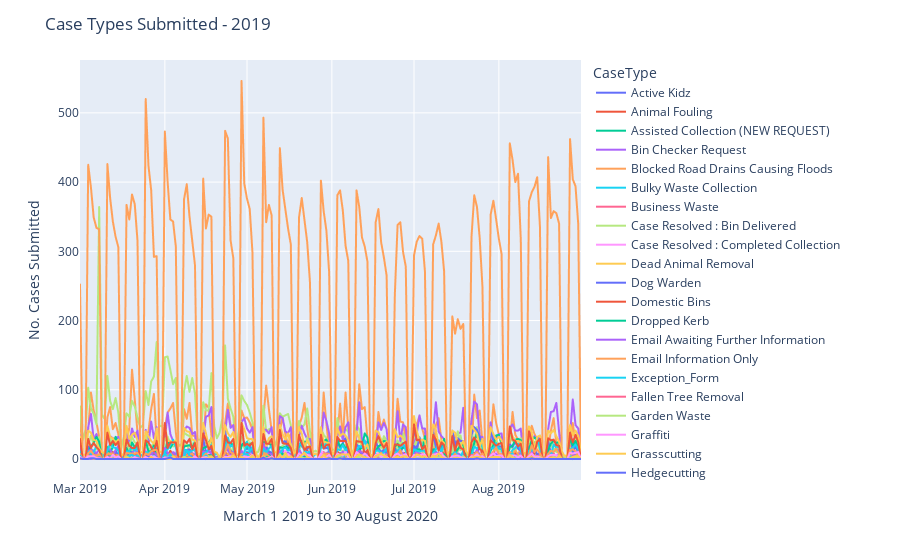

Notebook source saved alongside this figure:
### Markdown cell above
In comparison, the below chart shows the 2019 case types reported by day from 1st March 2019 to 30 August 2020.

### Code cell
fig4 = px.line(cases_b, x='CREATED_DT', y='CountCase', color='CaseType')
fig4.update_layout(title='Case Types Submitted - 2019',
                   xaxis_title='March 1 2019 to 30 August 2020',
                   yaxis_title='No. Cases Submitted')
fig4.show()

### Figure 1 — Plotly figure (JSON) as saved in the notebook; plotly's stock layout.template omitted (floating-point values rounded to 4 significant figures; data arrays with more than 128 entries replaced by an {"elided": "..."} marker saying what was removed)
{"data": [{"hovertemplate": "CaseType=Active Kidz <br>CREATED_DT=%{x}<br>CountCase=%{y}<extra></extra>", "legendgroup": "Active Kidz ", "line": {"color": "#636efa", "dash": "solid"}, "mode": "lines", "name": "Active Kidz ", "showlegend": true, "type": "scattergl", "x": {"elided": "184 str values"}, "xaxis": "x", "y": {"elided": "184 int values"}, "yaxis": "y"}, {"hovertemplate": "CaseType=Animal Fouling <br>CREATED_DT=%{x}<br>CountCase=%{y}<extra></extra>", "legendgroup": "Animal Fouling ", "line": {"color": "#EF553B", "dash": "solid"}, "mode": "lines", "name": "Animal Fouling ", "showlegend": true, "type": "scattergl", "x": {"elided": "184 str values"}, "xaxis": "x", "y": {"elided": "184 int values"}, "yaxis": "y"}, {"hovertemplate": "CaseType=Assisted Collection (NEW REQUEST)<br>CREATED_DT=%{x}<br>CountCase=%{y}<extra></extra>", "legendgroup": "Assisted Collection (NEW REQUEST)", "line": {"color": "#00cc96", "dash": "solid"}, "mode": "lines", "name": "Assisted Collection (NEW REQUEST)", "showlegend": true, "type": "scattergl", "x": {"elided": "184 str values"}, "xaxis": "x", "y": {"elided": "184 int values"}, "yaxis": "y"}, {"hovertemplate": "CaseType=Bin Checker Request<br>CREATED_DT=%{x}<br>CountCase=%{y}<extra></extra>", "legendgroup": "Bin Checker Request", "line": {"color": "#ab63fa", "dash": "solid"}, "mode": "lines", "name": "Bin Checker Request", "showlegend": true, "type": "scattergl", "x": {"elided": "184 str values"}, "xaxis": "x", "y": {"elided": "184 int values"}, "yaxis": "y"}, {"hovertemplate": "CaseType=Blocked Road Drains Causing Floods<br>CREATED_DT=%{x}<br>CountCase=%{y}<extra></extra>", "legendgroup": "Blocked Road Drains Causing Floods", "line": {"color": "#FFA15A", "dash": "solid"}, "mode": "lines", "name": "Blocked Road Drains Causing Floods", "showlegend": true, "type": "scattergl", "x": {"elided": "184 str values"}, "xaxis": "x", "y": {"elided": "184 int values"}, "yaxis": "y"}, {"hovertemplate": "CaseType=Bulky Waste Collection<br>CREATED_DT=%{x}<br>CountCase=%{y}<extra></extra>", "legendgroup": "Bulky Waste Collection", "line": {"color": "#19d3f3", "dash": "solid"}, "mode": "lines", "name": "Bulky Waste Collection", "showlegend": true, "type": "scattergl", "x": {"elided": "184 str values"}, "xaxis": "x", "y": {"elided": "184 int values"}, "yaxis": "y"}, {"hovertemplate": "CaseType=Business Waste <br>CREATED_DT=%{x}<br>CountCase=%{y}<extra></extra>", "legendgroup": "Business Waste ", "line": {"color": "#FF6692", "dash": "solid"}, "mode": "lines", "name": "Business Waste ", "showlegend": true, "type": "scattergl", "x": {"elided": "184 str values"}, "xaxis": "x", "y": {"elided": "184 int values"}, "yaxis": "y"}, {"hovertemplate": "CaseType=Case Resolved : Bin Delivered<br>CREATED_DT=%{x}<br>CountCase=%{y}<extra></extra>", "legendgroup": "Case Resolved : Bin Delivered", "line": {"color": "#B6E880", "dash": "solid"}, "mode": "lines", "name": "Case Resolved : Bin Delivered", "showlegend": true, "type": "scattergl", "x": {"elided": "184 str values"}, "xaxis": "x", "y": {"elided": "184 int values"}, "yaxis": "y"}, {"hovertemplate": "CaseType=Case Resolved : Completed Collection <br>CREATED_DT=%{x}<br>CountCase=%{y}<extra></extra>", "legendgroup": "Case Resolved : Completed Collection ", "line": {"color": "#FF97FF", "dash": "solid"}, "mode": "lines", "name": "Case Resolved : Completed Collection ", "showlegend": true, "type": "scattergl", "x": {"elided": "184 str values"}, "xaxis": "x", "y": {"elided": "184 int values"}, "yaxis": "y"}, {"hovertemplate": "CaseType=Dead Animal Removal <br>CREATED_DT=%{x}<br>CountCase=%{y}<extra></extra>", "legendgroup": "Dead Animal Removal ", "line": {"color": "#FECB52", "dash": "solid"}, "mode": "lines", "name": "Dead Animal Removal ", "showlegend": true, "type": "scattergl", "x": {"elided": "184 str values"}, "xaxis": "x", "y": {"elided": "184 int values"}, "yaxis": "y"}, {"hovertemplate": "CaseType=Dog Warden <br>CREATED_DT=%{x}<br>CountCase=%{y}<extra></extra>", "legendgroup": "Dog Warden ", "line": {"color": "#636efa", "dash": "solid"}, "mode": "lines", "name": "Dog Warden ", "showlegend": true, "type": "scattergl", "x": {"elided": "184 str values"}, "xaxis": "x", "y": {"elided": "184 int values"}, "yaxis": "y"}, {"hovertemplate": "CaseType=Domestic Bins <br>CREATED_DT=%{x}<br>CountCase=%{y}<extra></extra>", "legendgroup": "Domestic Bins ", "line": {"color": "#EF553B", "dash": "solid"}, "mode": "lines", "name": "Domestic Bins ", "showlegend": true, "type": "scattergl", "x": {"elided": "184 str values"}, "xaxis": "x", "y": {"elided": "184 int values"}, "yaxis": "y"}, {"hovertemplate": "CaseType=Dropped Kerb <br>CREATED_DT=%{x}<br>CountCase=%{y}<extra></extra>", "legendgroup": "Dropped Kerb ", "line": {"color": "#00cc96", "dash": "solid"}, "mode": "lines", "name": "Dropped Kerb ", "showlegend": true, "type": "scattergl", "x": {"elided": "184 str values"}, "xaxis": "x", "y": {"elided": "184 int values"}, "yaxis": "y"}, {"hovertemplate": "CaseType=Email Awaiting Further Information<br>CREATED_DT=%{x}<br>CountCase=%{y}<extra></extra>", "legendgroup": "Email Awaiting Further Information", "line": {"color": "#ab63fa", "dash": "solid"}, "mode": "lines", "name": "Email Awaiting Further Information", "showlegend": true, "type": "scattergl", "x": {"elided": "184 str values"}, "xaxis": "x", "y": {"elided": "184 int values"}, "yaxis": "y"}, {"hovertemplate": "CaseType=Email Information Only<br>CREATED_DT=%{x}<br>CountCase=%{y}<extra></extra>", "legendgroup": "Email Information Only", "line": {"color": "#FFA15A", "dash": "solid"}, "mode": "lines", "name": "Email Information Only", "showlegend": true, "type": "scattergl", "x": {"elided": "184 str values"}, "xaxis": "x", "y": {"elided": "184 int values"}, "yaxis": "y"}, {"hovertemplate": "CaseType=Exception_Form<br>CREATED_DT=%{x}<br>CountCase=%{y}<extra></extra>", "legendgroup": "Exception_Form", "line": {"color": "#19d3f3", "dash": "solid"}, "mode": "lines", "name": "Exception_Form", "showlegend": true, "type": "scattergl", "x": {"elided": "184 str values"}, "xaxis": "x", "y": {"elided": "184 int values"}, "yaxis": "y"}, {"hovertemplate": "CaseType=Fallen Tree Removal<br>CREATED_DT=%{x}<br>CountCase=%{y}<extra></extra>", "legendgroup": "Fallen Tree Removal", "line": {"color": "#FF6692", "dash": "solid"}, "mode": "lines", "name": "Fallen Tree Removal", "showlegend": true, "type": "scattergl", "x": {"elided": "184 str values"}, "xaxis": "x", "y": {"elided": "184 int values"}, "yaxis": "y"}, {"hovertemplate": "CaseType=Garden Waste <br>CREATED_DT=%{x}<br>CountCase=%{y}<extra></extra>", "legendgroup": "Garden Waste ", "line": {"color": "#B6E880", "dash": "solid"}, "mode": "lines", "name": "Garden Waste ", "showlegend": true, "type": "scattergl", "x": {"elided": "184 str values"}, "xaxis": "x", "y": {"elided": "184 int values"}, "yaxis": "y"}, {"hovertemplate": "CaseType=Graffiti <br>CREATED_DT=%{x}<br>CountCase=%{y}<extra></extra>", "legendgroup": "Graffiti ", "line": {"color": "#FF97FF", "dash": "solid"}, "mode": "lines", "name": "Graffiti ", "showlegend": true, "type": "scattergl", "x": {"elided": "184 str values"}, "xaxis": "x", "y": {"elided": "184 int values"}, "yaxis": "y"}, {"hovertemplate": "CaseType=Grasscutting <br>CREATED_DT=%{x}<br>CountCase=%{y}<extra></extra>", "legendgroup": "Grasscutting ", "line": {"color": "#FECB52", "dash": "solid"}, "mode": "lines", "name": "Grasscutting ", "showlegend": true, "type": "scattergl", "x": {"elided": "184 str values"}, "xaxis": "x", "y": {"elided": "184 int values"}, "yaxis": "y"}, {"hovertemplate": "CaseType=Hedgecutting<br>CREATED_DT=%{x}<br>CountCase=%{y}<extra></extra>", "legendgroup": "Hedgecutting", "line": {"color": "#636efa", "dash": "solid"}, "mode": "lines", "name": "Hedgecutting", "showlegend": true, "type": "scattergl", "x": {"elided": "184 str values"}, "xaxis": "x", "y": {"elided": "184 int values"}, "yaxis": "y"}, {"hovertemplate": "CaseType=Homecare <br>CREATED_DT=%{x}<br>CountCase=%{y}<extra></extra>", "legendgroup": "Homecare ", "line": {"color": "#EF553B", "dash": "solid"}, "mode": "lines", "name": "Homecare ", "showlegend": true, "type": "scattergl", "x": {"elided": "184 str values"}, "xaxis": "x", "y": {"elided": "184 int values"}, "yaxis": "y"}, {"hovertemplate": "CaseType=Household Bins <br>CREATED_DT=%{x}<br>CountCase=%{y}<extra></extra>", "legendgroup": "Household Bins ", "line": {"color": "#00cc96", "dash": "solid"}, "mode": "lines", "name": "Household Bins ", "showlegend": true, "type": "scattergl", "x": {"elided": "184 str values"}, "xaxis": "x", "y": {"elided": "184 int values"}, "yaxis": "y"}, {"hovertemplate": "CaseType=Household Waste Permit <br>CREATED_DT=%{x}<br>CountCase=%{y}<extra></extra>", "legendgroup": "Household Waste Permit ", "line": {"color": "#ab63fa", "dash": "solid"}, "mode": "lines", "name": "Household Waste Permit ", "showlegend": true, "type": "scattergl", "x": {"elided": "184 str values"}, "xaxis": "x", "y": {"elided": "184 int values"}, "yaxis": "y"}, {"hovertemplate": "CaseType=Information Only<br>CREATED_DT=%{x}<br>CountCase=%{y}<extra></extra>", "legendgroup": "Information Only", "line": {"color": "#FFA15A", "dash": "solid"}, "mode": "lines", "name": "Information Only", "showlegend": true, "type": "scattergl", "x": {"elided": "184 str values"}, "xaxis": "x", "y": {"elided": "184 int values"}, "yaxis": "y"}, {"hovertemplate": "CaseType=Litter <br>CREATED_DT=%{x}<br>CountCase=%{y}<extra></extra>", "legendgroup": "Litter ", "line": {"color": "#19d3f3", "dash": "solid"}, "mode": "lines", "name": "Litter ", "showlegend": true, "type": "scattergl", "x": {"elided": "184 str values"}, "xaxis": "x", "y": {"elided": "184 int values"}, "yaxis": "y"}, {"hovertemplate": "CaseType=Litter Bin <br>CREATED_DT=%{x}<br>CountCase=%{y}<extra></extra>", "legendgroup": "Litter Bin ", "line": {"color": "#FF6692", "dash": "solid"}, "mode": "lines", "name": "Litter Bin ", "showlegend": true, "type": "scattergl", "x": {"elided": "184 str values"}, "xaxis": "x", "y": {"elided": "184 int values"}, "yaxis": "y"}, {"hovertemplate": "CaseType=Out Of Borough Search<br>CREATED_DT=%{x}<br>CountCase=%{y}<extra></extra>", "legendgroup": "Out Of Borough Search", "line": {"color": "#B6E880", "dash": "solid"}, "mode": "lines", "name": "Out Of Borough Search", "showlegend": true, "type": "scattergl", "x": {"elided": "184 str values"}, "xaxis": "x", "y": {"elided": "184 int values"}, "yaxis": "y"}, {"hovertemplate": "CaseType=PCN <br>CREATED_DT=%{x}<br>CountCase=%{y}<extra></extra>", "legendgroup": "PCN ", "line": {"color": "#FF97FF", "dash": "solid"}, "mode": "lines", "name": "PCN ", "showlegend": true, "type": "scattergl", "x": {"elided": "184 str values"}, "xaxis": "x", "y": {"elided": "184 int values"}, "yaxis": "y"}, {"hovertemplate": "CaseType=Paving Stone Checks<br>CREATED_DT=%{x}<br>CountCase=%{y}<extra></extra>", "legendgroup": "Paving Stone Checks", "line": {"color": "#FECB52", "dash": "solid"}, "mode": "lines", "name": "Paving Stone Checks", "showlegend": true, "type": "scattergl", "x": {"elided": "184 str values"}, "xaxis": "x", "y": {"elided": "184 int values"}, "yaxis": "y"}, {"hovertemplate": "CaseType=Pest Control <br>CREATED_DT=%{x}<br>CountCase=%{y}<extra></extra>", "legendgroup": "Pest Control ", "line": {"color": "#636efa", "dash": "solid"}, "mode": "lines", "name": "Pest Control ", "showlegend": true, "type": "scattergl", "x": {"elided": "184 str values"}, "xaxis": "x", "y": {"elided": "184 int values"}, "yaxis": "y"}, {"hovertemplate": "CaseType=Potholes <br>CREATED_DT=%{x}<br>CountCase=%{y}<extra></extra>", "legendgroup": "Potholes ", "line": {"color": "#EF553B", "dash": "solid"}, "mode": "lines", "name": "Potholes ", "showlegend": true, "type": "scattergl", "x": {"elided": "184 str values"}, "xaxis": "x", "y": {"elided": "184 int values"}, "yaxis": "y"}, {"hovertemplate": "CaseType=Recycled Waste <br>CREATED_DT=%{x}<br>CountCase=%{y}<extra></extra>", "legendgroup": "Recycled Waste ", "line": {"color": "#00cc96", "dash": "solid"}, "mode": "lines", "name": "Recycled Waste ", "showlegend": true, "type": "scattergl", "x": {"elided": "184 str values"}, "xaxis": "x", "y": {"elided": "184 int values"}, "yaxis": "y"}, {"hovertemplate": "CaseType=Registrars <br>CREATED_DT=%{x}<br>CountCase=%{y}<extra></extra>", "legendgroup": "Registrars ", "line": {"color": "#ab63fa", "dash": "solid"}, "mode": "lines", "name": "Registrars ", "showlegend": true, "type": "scattergl", "x": {"elided": "184 str values"}, "xaxis": "x", "y": {"elided": "184 int values"}, "yaxis": "y"}, {"hovertemplate": "CaseType=Registrars Copy Birth Cert, post <br>CREATED_DT=%{x}<br>CountCase=%{y}<extra></extra>", "legendgroup": "Registrars Copy Birth Cert, post ", "line": {"color": "#FFA15A", "dash": "solid"}, "mode": "lines", "name": "Registrars Copy Birth Cert, post ", "showlegend": true, "type": "scattergl", "x": {"elided": "184 str values"}, "xaxis": "x", "y": {"elided": "184 int values"}, "yaxis": "y"}, {"hovertemplate": "CaseType=Residual Waste <br>CREATED_DT=%{x}<br>CountCase=%{y}<extra></extra>", "legendgroup": "Residual Waste ", "line": {"color": "#19d3f3", "dash": "solid"}, "mode": "lines", "name": "Residual Waste ", "showlegend": true, "type": "scattergl", "x": {"elided": "184 str values"}, "xaxis": "x", "y": {"elided": "184 int values"}, "yaxis": "y"}, {"hovertemplate": "CaseType=Road/Footpath <br>CREATED_DT=%{x}<br>CountCase=%{y}<extra></extra>", "legendgroup": "Road/Footpath ", "line": {"color": "#FF6692", "dash": "solid"}, "mode": "lines", "name": "Road/Footpath ", "showlegend": true, "type": "scattergl", "x": {"elided": "184 str values"}, "xaxis": "x", "y": {"elided": "184 int values"}, "yaxis": "y"}, {"hovertemplate": "CaseType=Self Service Litter Removal<br>CREATED_DT=%{x}<br>CountCase=%{y}<extra></extra>", "legendgroup": "Self Service Litter Removal", "line": {"color": "#B6E880", "dash": "solid"}, "mode": "lines", "name": "Self Service Litter Removal", "showlegend": true, "type": "scattergl", "x": {"elided": "184 str values"}, "xaxis": "x", "y": {"elided": "184 int values"}, "yaxis": "y"}, {"hovertemplate": "CaseType=Self Service Street Sweeping<br>CREATED_DT=%{x}<br>CountCase=%{y}<extra></extra>", "legendgroup": "Self Service Street Sweeping", "line": {"color": "#FF97FF", "dash": "solid"}, "mode": "lines", "name": "Self Service Street Sweeping", "showlegend": true, "type": "scattergl", "x": {"elided": "184 str values"}, "xaxis": "x", "y": {"elided": "184 int values"}, "yaxis": "y"}, {"hovertemplate": "CaseType=Special Collection (Awaiting Collection)<br>CREATED_DT=%{x}<br>CountCase=%{y}<extra></extra>", "legendgroup": "Special Collection (Awaiting Collection)", "line": {"color": "#FECB52", "dash": "solid"}, "mode": "lines", "name": "Special Collection (Awaiting Collection)", "showlegend": true, "type": "scattergl", "x": {"elided": "184 str values"}, "xaxis": "x", "y": {"elided": "184 int values"}, "yaxis": "y"}, {"hovertemplate": "CaseType=Special Collection (Rejected Quote)<br>CREATED_DT=%{x}<br>CountCase=%{y}<extra></extra>", "legendgroup": "Special Collection (Rejected Quote)", "line": {"color": "#636efa", "dash": "solid"}, "mode": "lines", "name": "Special Collection (Rejected Quote)", "showlegend": true, "type": "scattergl", "x": {"elided": "184 str values"}, "xaxis": "x", "y": {"elided": "184 int values"}, "yaxis": "y"}, {"hovertemplate": "CaseType=Special Collections <br>CREATED_DT=%{x}<br>CountCase=%{y}<extra></extra>", "legendgroup": "Special Collections ", "line": {"color": "#EF553B", "dash": "solid"}, "mode": "lines", "name": "Special Collections ", "showlegend": true, "type": "scattergl", "x": {"elided": "184 str values"}, "xaxis": "x", "y": {"elided": "184 int values"}, "yaxis": "y"}, {"hovertemplate": "CaseType=Special Collections Itemised (Retained Quote)<br>CREATED_DT=%{x}<br>CountCase=%{y}<extra></extra>", "legendgroup": "Special Collections Itemised (Retained Quote)", "line": {"color": "#00cc96", "dash": "solid"}, "mode": "lines", "name": "Special Collections Itemised (Retained Quote)", "showlegend": true, "type": "scattergl", "x": {"elided": "184 str values"}, "xaxis": "x", "y": {"elided": "184 int values"}, "yaxis": "y"}, {"hovertemplate": "CaseType=Spillage/Debris on Highway<br>CREATED_DT=%{x}<br>CountCase=%{y}<extra></extra>", "legendgroup": "Spillage/Debris on Highway", "line": {"color": "#ab63fa", "dash": "solid"}, "mode": "lines", "name": "Spillage/Debris on Highway", "showlegend": true, "type": "scattergl", "x": {"elided": "184 str values"}, "xaxis": "x", "y": {"elided": "184 int values"}, "yaxis": "y"}, {"hovertemplate": "CaseType=Street Lighting Repair<br>CREATED_DT=%{x}<br>CountCase=%{y}<extra></extra>", "legendgroup": "Street Lighting Repair", "line": {"color": "#FFA15A", "dash": "solid"}, "mode": "lines", "name": "Street Lighting Repair", "showlegend": true, "type": "scattergl", "x": {"elided": "184 str values"}, "xaxis": "x", "y": {"elided": "184 int values"}, "yaxis": "y"}, {"hovertemplate": "CaseType=Street Sweeping<br>CREATED_DT=%{x}<br>CountCase=%{y}<extra></extra>", "legendgroup": "Street Sweeping", "line": {"color": "#19d3f3", "dash": "solid"}, "mode": "lines", "name": "Street Sweeping", "showlegend": true, "type": "scattergl", "x": {"elided": "184 str values"}, "xaxis": "x", "y": {"elided": "184 int values"}, "yaxis": "y"}, {"hovertemplate": "CaseType=Syringe Removal <br>CREATED_DT=%{x}<br>CountCase=%{y}<extra></extra>", "legendgroup": "Syringe Removal ", "line": {"color": "#FF6692", "dash": "solid"}, "mode": "lines", "name": "Syringe Removal ", "showlegend": true, "type": "scattergl", "x": {"elided": "184 str values"}, "xaxis": "x", "y": {"elided": "184 int values"}, "yaxis": "y"}, {"hovertemplate": "CaseType=Tree <br>CREATED_DT=%{x}<br>CountCase=%{y}<extra></extra>", "legendgroup": "Tree ", "line": {"color": "#B6E880", "dash": "solid"}, "mode": "lines", "name": "Tree ", "showlegend": true, "type": "scattergl", "x": {"elided": "184 str values"}, "xaxis": "x", "y": {"elided": "184 int values"}, "yaxis": "y"}, {"hovertemplate": "CaseType=Tree Felling/Pruning/Cutting/Removal<br>CREATED_DT=%{x}<br>CountCase=%{y}<extra></extra>", "legendgroup": "Tree Felling/Pruning/Cutting/Removal", "line": {"color": "#FF97FF", "dash": "solid"}, "mode": "lines", "name": "Tree Felling/Pruning/Cutting/Removal", "showlegend": true, "type": "scattergl", "x": {"elided": "184 str values"}, "xaxis": "x", "y": {"elided": "184 int values"}, "yaxis": "y"}, {"hovertemplate": "CaseType=Weeds <br>CREATED_DT=%{x}<br>CountCase=%{y}<extra></extra>", "legendgroup": "Weeds ", "line": {"color": "#FECB52", "dash": "solid"}, "mode": "lines", "name": "Weeds ", "showlegend": true, "type": "scattergl", "x": {"elided": "184 str values"}, "xaxis": "x", "y": {"elided": "184 int values"}, "yaxis": "y"}, {"hovertemplate": "CaseType=Winter Service Request <br>CREATED_DT=%{x}<br>CountCase=%{y}<extra></extra>", "legendgroup": "Winter Service Request ", "line": {"color": "#636efa", "dash": "solid"}, "mode": "lines", "name": "Winter Service Request ", "showlegend": true, "type": "scattergl", "x": {"elided": "184 str values"}, "xaxis": "x", "y": {"elided": "184 int values"}, "yaxis": "y"}], "layout": {"legend": {"title": {"text": "CaseType"}, "tracegroupgap": 0}, "margin": {"t": 60}, "title": {"text": "Case Types Submitted - 2019"}, "xaxis": {"anchor": "y", "domain": [0, 1], "title": {"text": "March 1 2019 to 30 August 2020"}}, "yaxis": {"anchor": "x", "domain": [0, 1], "title": {"text": "No. Cases Submitted"}}}}
